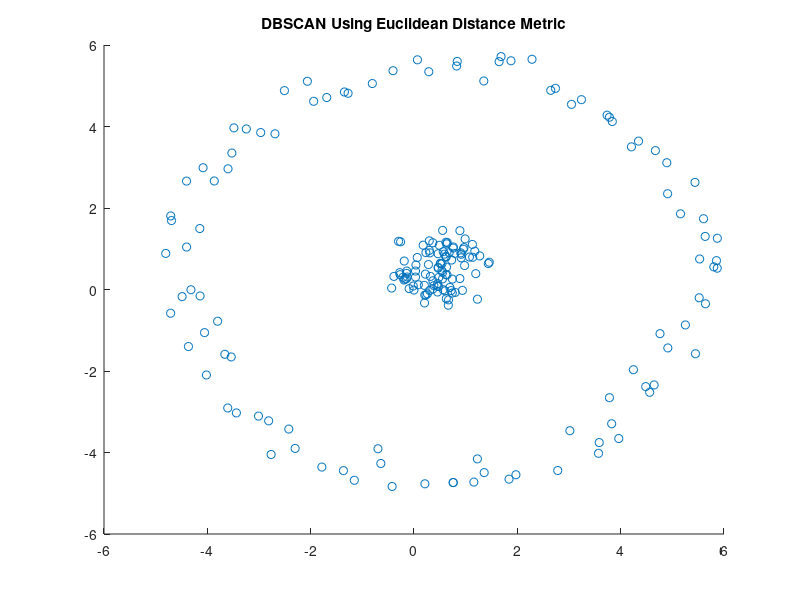

Here is the MATLAB script that generated this plot: (Note: this script raises an error after producing the figure.)
%% This is an example of data generation and DB-Scan output plot

% Parameters for data generation
N = 100;  % Size of each cluster
r1 = 0.5; % Radius of first circle
r2 = 5;   % Radius of second circle
theta = linspace(0,4*pi,N)';

X1 = r1*[cos(theta),sin(theta)]+ rand(N,2); % first cluster
X2 = r2*[cos(theta),sin(theta)]+ rand(N,2); % second cluster
X = [X1;X2]; % Noisy 2-D circular data set
scatter(X(:,1),X(:,2)) % plotting dataset
title('DBSCAN Using Euclidean Distance Metric')
figure();
drawnow;
idx = dbscan(X,3,5); % calling dbscan algorithm

% idx contains the cluster assignment

gscatter(X(:,1),X(:,2),idx); % plotting clustering assignment
title('DBSCAN Using Euclidean Distance Metric')